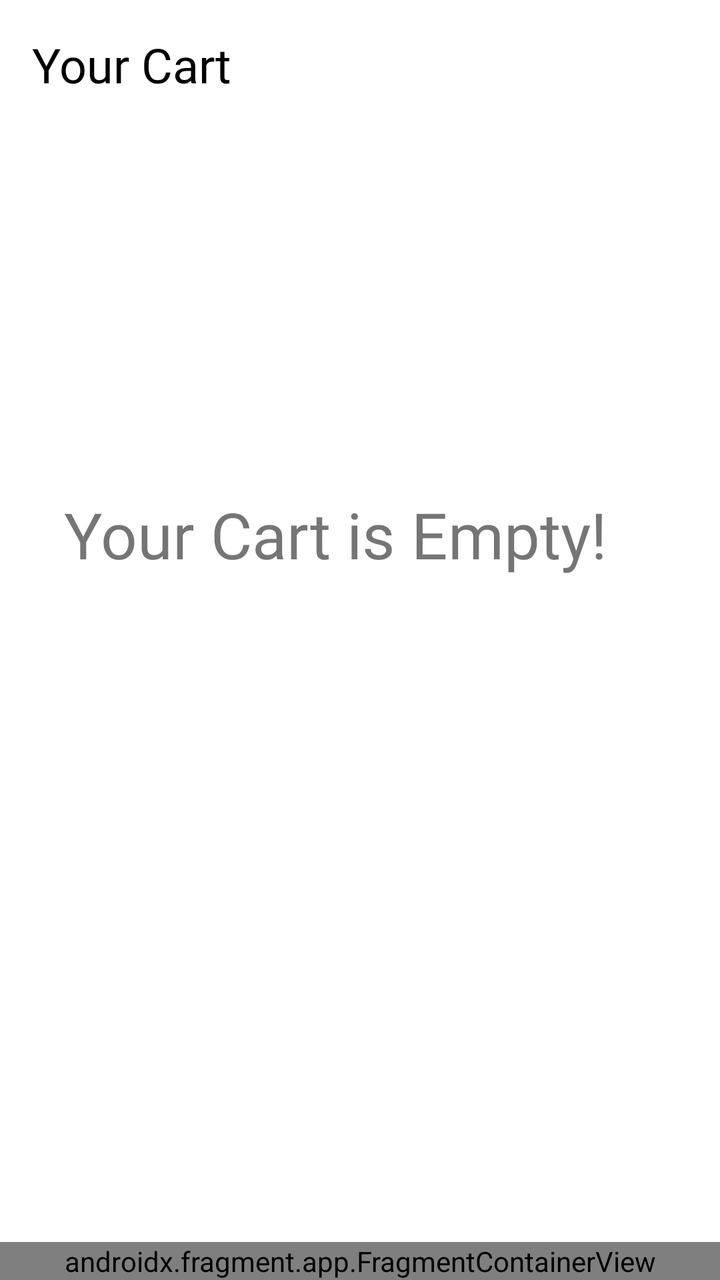
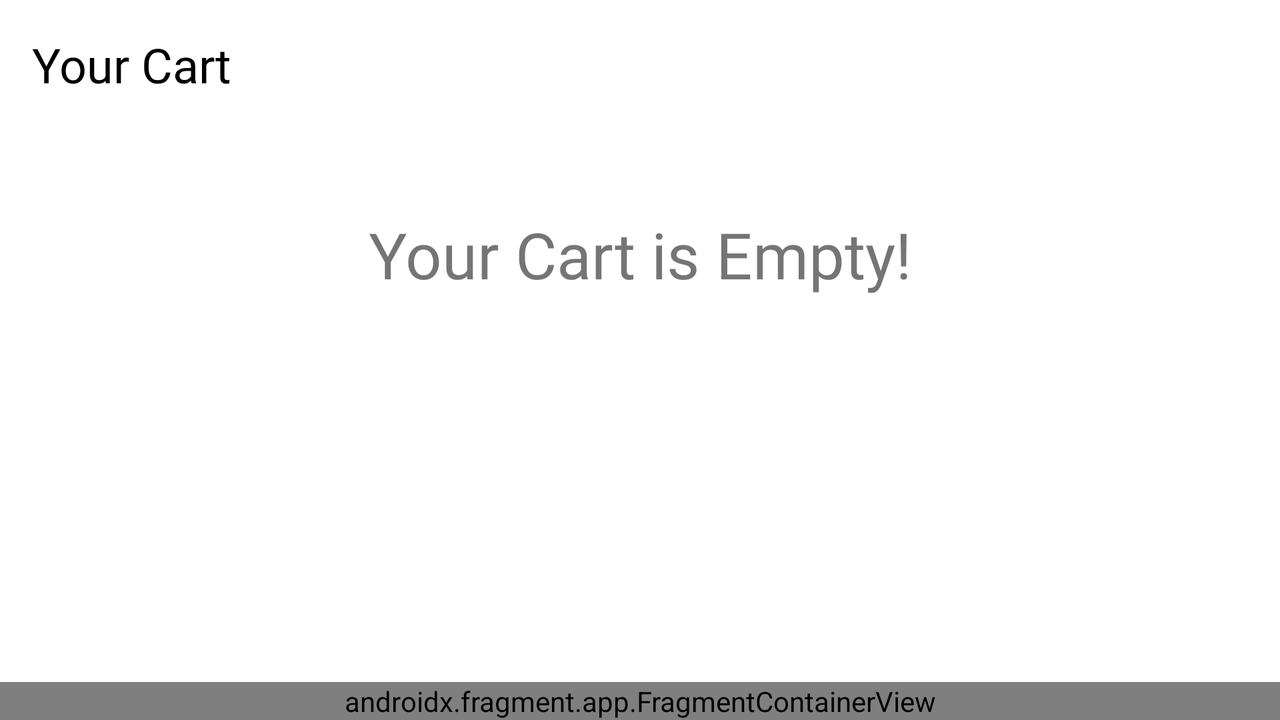

Compare how this app lays out the same screen by default and in its alternative resource folder. The renders come first, then the two layout files and the values they reference.
<!-- AndroidManifest.xml: application theme Theme.ProjectOne306 -->
<!-- res/layout/activity_cart.xml -->
<?xml version="1.0" encoding="utf-8"?>
<androidx.constraintlayout.widget.ConstraintLayout xmlns:android="http://schemas.android.com/apk/res/android"
    xmlns:app="http://schemas.android.com/apk/res-auto"
    xmlns:tools="http://schemas.android.com/tools"
    android:layout_width="match_parent"
    android:layout_height="match_parent"
    tools:context=".activity.WishListActivity">

    <androidx.fragment.app.FragmentContainerView
        android:id="@+id/fragment_bottom_panel"
        android:name="com.example.projectone306.BottomPanelFragment"
        android:layout_width="0dp"
        android:layout_height="wrap_content"
        app:layout_constraintBottom_toBottomOf="parent"
        app:layout_constraintEnd_toEndOf="parent"
        app:layout_constraintHorizontal_bias="0.0"
        app:layout_constraintStart_toStartOf="parent"
        tools:layout="@layout/fragment_bottom_panel" />

    <TextView
        android:id="@+id/cart_title"
        android:layout_width="wrap_content"
        android:layout_height="wrap_content"
        android:layout_marginStart="16dp"
        android:layout_marginTop="16dp"
        android:fontFamily="@font/fredoka_one"
        android:text="Your Cart"
        android:textColor="#000000"
        android:textSize="24sp"
        app:layout_constraintStart_toStartOf="parent"
        app:layout_constraintTop_toTopOf="parent" />

    <androidx.recyclerview.widget.RecyclerView
        android:id="@+id/cart_activity_rv"
        android:layout_width="410dp"
        android:layout_height="630dp"
        android:layout_marginBottom="56dp"
        app:layout_constraintBottom_toBottomOf="@+id/fragment_bottom_panel"
        app:layout_constraintEnd_toEndOf="parent"
        app:layout_constraintHorizontal_bias="0.5"
        app:layout_constraintStart_toStartOf="parent"
        app:layout_constraintTop_toBottomOf="@+id/cart_title" />

    <TextView
        android:id="@+id/cart_empty_message"
        android:layout_width="282dp"
        android:layout_height="149dp"
        android:fontFamily="@font/fredoka_one"
        android:text="Your Cart is Empty!"
        android:textAlignment="center"
        android:textSize="32sp"
        app:layout_constraintBottom_toBottomOf="parent"
        app:layout_constraintEnd_toEndOf="@+id/fragment_bottom_panel"
        app:layout_constraintHorizontal_bias="0.5"
        app:layout_constraintStart_toStartOf="@+id/cart_activity_rv"
        app:layout_constraintTop_toTopOf="parent" />

</androidx.constraintlayout.widget.ConstraintLayout>
<!-- res/layout/fragment_bottom_panel.xml (included above) -->
<?xml version="1.0" encoding="utf-8"?>
<androidx.coordinatorlayout.widget.CoordinatorLayout
    xmlns:android="http://schemas.android.com/apk/res/android"
    xmlns:app="http://schemas.android.com/apk/res-auto"
    xmlns:tools="http://schemas.android.com/tools"
    android:layout_width="match_parent"
    android:layout_height="match_parent"
    tools:context=".BottomPanelFragment">

    <com.google.android.material.bottomappbar.BottomAppBar
        android:id="@+id/bottomAppBar"
        android:layout_width="match_parent"
        android:layout_height="wrap_content"
        android:layout_gravity="bottom"
        android:backgroundTint="@color/orange_light"
        android:fadeScrollbars="true"/>

    <RelativeLayout
        android:layout_width="match_parent"
        android:layout_height="match_parent">

        <com.google.android.material.bottomnavigation.BottomNavigationView
            android:id="@+id/bottomNavigationView"
            android:layout_width="wrap_content"
            android:layout_height="wrap_content"
            android:layout_alignParentBottom="true"
            android:layout_marginBottom="0dp"
            android:background="@color/orange_light"
            app:itemIconSize="30dp"
            app:itemIconTint="@color/bottom_item_background"
            app:itemTextColor="@color/bottom_item_background"
            app:menu="@menu/bottom_panel" />

    </RelativeLayout>

    <com.google.android.material.floatingactionbutton.FloatingActionButton
        android:id="@+id/search_button"
        android:layout_width="65dp"
        android:layout_height="65dp"
        android:src="@drawable/ic_search"
        android:layout_marginTop="800dp"
        app:layout_anchor="@id/bottomAppBar"
        app:maxImageSize="40dp"
        app:fabCustomSize="65dp"
        app:rippleColor="@color/orange_dark"
        android:contentDescription="@string/enter_advanced_search" />

</androidx.coordinatorlayout.widget.CoordinatorLayout>
<!-- resources referenced by this layout -->
<resources>
  <color name="orange_dark">#C1441C</color>
  <color name="orange_light">#F7DAC8</color>
  <!-- drawable ic_search (drawable) -->
  <vector android:height="24dp" android:tint="#FF8A65"
      android:viewportHeight="24" android:viewportWidth="24"
      android:width="24dp" xmlns:android="http://schemas.android.com/apk/res/android">
      <path android:fillColor="@android:color/white" android:pathData="M15.5,14h-0.79l-0.28,-0.27C15.41,12.59 16,11.11 16,9.5 16,5.91 13.09,3 9.5,3S3,5.91 3,9.5 5.91,16 9.5,16c1.61,0 3.09,-0.59 4.23,-1.57l0.27,0.28v0.79l5,4.99L20.49,19l-4.99,-5zM9.5,14C7.01,14 5,11.99 5,9.5S7.01,5 9.5,5 14,7.01 14,9.5 11.99,14 9.5,14z"/>
  </vector>
  <string name="enter_advanced_search">enterAdvancedSearch</string>
  <style name="Theme.ProjectOne306" parent="Theme.MaterialComponents.DayNight.NoActionBar">
          
          <item name="colorPrimary">@color/orange</item>
          <item name="colorPrimaryVariant">@color/orange_dark</item>
          <item name="colorOnPrimary">@color/white</item>
          
          <item name="colorSecondary">@color/teal_200</item>
          <item name="colorSecondaryVariant">@color/teal_700</item>
          <item name="colorOnSecondary">@color/black</item>
          
          <item name="android:statusBarColor" tools:targetApi="l">?attr/colorPrimaryVariant</item>
          
          
      </style>
  <color name="orange">#FF8A65</color>
  <color name="white">#FFFFFF</color>
  <color name="teal_200">#FF03DAC5</color>
  <color name="teal_700">#FF018786</color>
  <color name="black">#FF000000</color>
</resources>
<!-- res/layout-land/activity_cart.xml (the repository's variant of the layout above) -->
<!-- drawn on the phone turned sideways -->
<?xml version="1.0" encoding="utf-8"?>
<androidx.constraintlayout.widget.ConstraintLayout xmlns:android="http://schemas.android.com/apk/res/android"
    xmlns:app="http://schemas.android.com/apk/res-auto"
    xmlns:tools="http://schemas.android.com/tools"
    android:layout_width="match_parent"
    android:layout_height="match_parent"
    tools:context=".activity.WishListActivity">

    <androidx.fragment.app.FragmentContainerView
        android:id="@+id/fragment_bottom_panel"
        android:name="com.example.projectone306.BottomPanelFragment"
        android:layout_width="0dp"
        android:layout_height="wrap_content"
        app:layout_constraintBottom_toBottomOf="parent"
        app:layout_constraintEnd_toEndOf="parent"
        app:layout_constraintHorizontal_bias="0.0"
        app:layout_constraintStart_toStartOf="parent"
        tools:layout="@layout/fragment_bottom_panel" />

    <TextView
        android:id="@+id/cart_title"
        android:layout_width="wrap_content"
        android:layout_height="wrap_content"
        android:layout_marginStart="16dp"
        android:layout_marginTop="16dp"
        android:fontFamily="@font/fredoka_one"
        android:text="Your Cart"
        android:textColor="#000000"
        android:textSize="24sp"
        app:layout_constraintStart_toStartOf="parent"
        app:layout_constraintTop_toTopOf="parent" />

    <androidx.recyclerview.widget.RecyclerView
        android:id="@+id/cart_activity_rv"
        android:layout_width="wrap_content"
        android:layout_height="wrap_content"
        app:layout_constraintBottom_toBottomOf="parent"
        app:layout_constraintEnd_toEndOf="parent"
        app:layout_constraintHorizontal_bias="0.498"
        app:layout_constraintStart_toStartOf="parent"
        app:layout_constraintTop_toBottomOf="@+id/cart_title" />

    <TextView
        android:id="@+id/cart_empty_message"
        android:layout_width="282dp"
        android:layout_height="149dp"
        android:fontFamily="@font/fredoka_one"
        android:text="Your Cart is Empty!"
        android:textAlignment="center"
        android:textSize="32sp"
        app:layout_constraintBottom_toBottomOf="parent"
        app:layout_constraintEnd_toEndOf="parent"
        app:layout_constraintHorizontal_bias="0.5"
        app:layout_constraintStart_toStartOf="parent"
        app:layout_constraintTop_toTopOf="parent" />

</androidx.constraintlayout.widget.ConstraintLayout>
